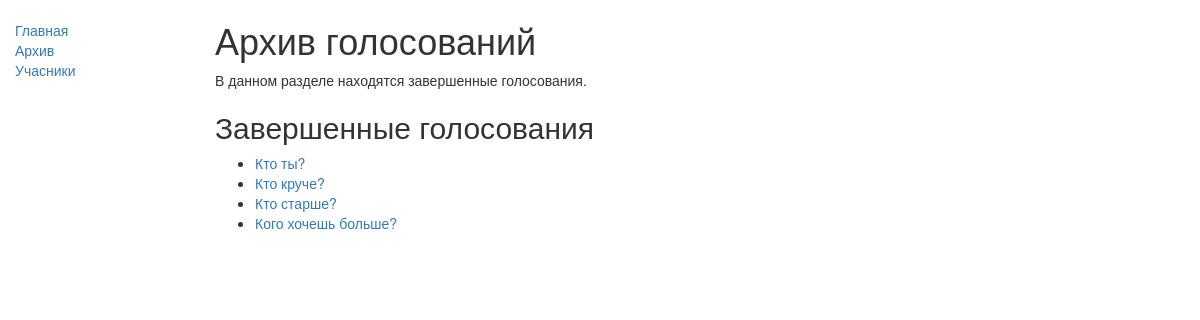
The app's page /polls/archive/ with its own data.
### polls/models.py (models this page shows, shortened)
class Question(models.Model):
	question_text = models.CharField(verbose_name='Вопрос', max_length=200)
	pub_date      = models.DateTimeField(verbose_name='Дата публикации', default = timezone.now)
	final_date    = models.DateTimeField(verbose_name='Дата окончания',
						blank=True, default = timezone.now()+datetime.timedelta(days=1))
	win_vote      = models.IntegerField(verbose_name='Досрочная победа с ', default=0)
	completed     = models.BooleanField(default=False, blank=True)
	def was_completed(self):
		if timezone.now() >= self.final_date: return True
		elif self.win_vote != 0:
			winner = False
			for pers in self.choice_set.all():
				winner = pers.votes >= self.win_vote
				if winner: return winner
			else: return False
		else: return False
	was_completed.admin_order_field = 'final_date'
	was_completed.boolean = True
	was_completed.short_description = 'Завершено'

### polls/views.py (the view)
# urls.py: path('archive/', views.ArchiveView.as_view(), name='archive'),
class ArchiveView(generic.ListView):
    template_name = 'polls/archive.html'
    context_object_name = 'a_question_list'
    def get_queryset(self):
        q1 = Question.objects.filter(final_date__lt=timezone.now())
        q2 = Question.objects.filter(completed = True)
        return q1.union(q2)

### polls/templates/polls/archive.html (shortened to what this page needs)
{% extends "base_generic.html" %}
{% block content %}
<h1>Архив голосований</h1>
  <p>В данном разделе находятся завершенные голосования.</p>
<h2>Завершенные голосования</h2>
    {% if a_question_list %}
        <ul>
        {% for question in a_question_list %}
                <li><a href="{% url 'polls:detail' question.id %}">{{ question.question_text }}</a></li>
        {% endfor %}
        </ul>
    {% else %}
        <p>Нет доступных голосований.</p>
    {% endif %}
{% endblock %}

### records on screen
Question: question_text "Кто ты?"
Question: question_text "Кто круче?"
Question: question_text "Кто старше?"
Question: question_text "Кого хочешь больше?"
